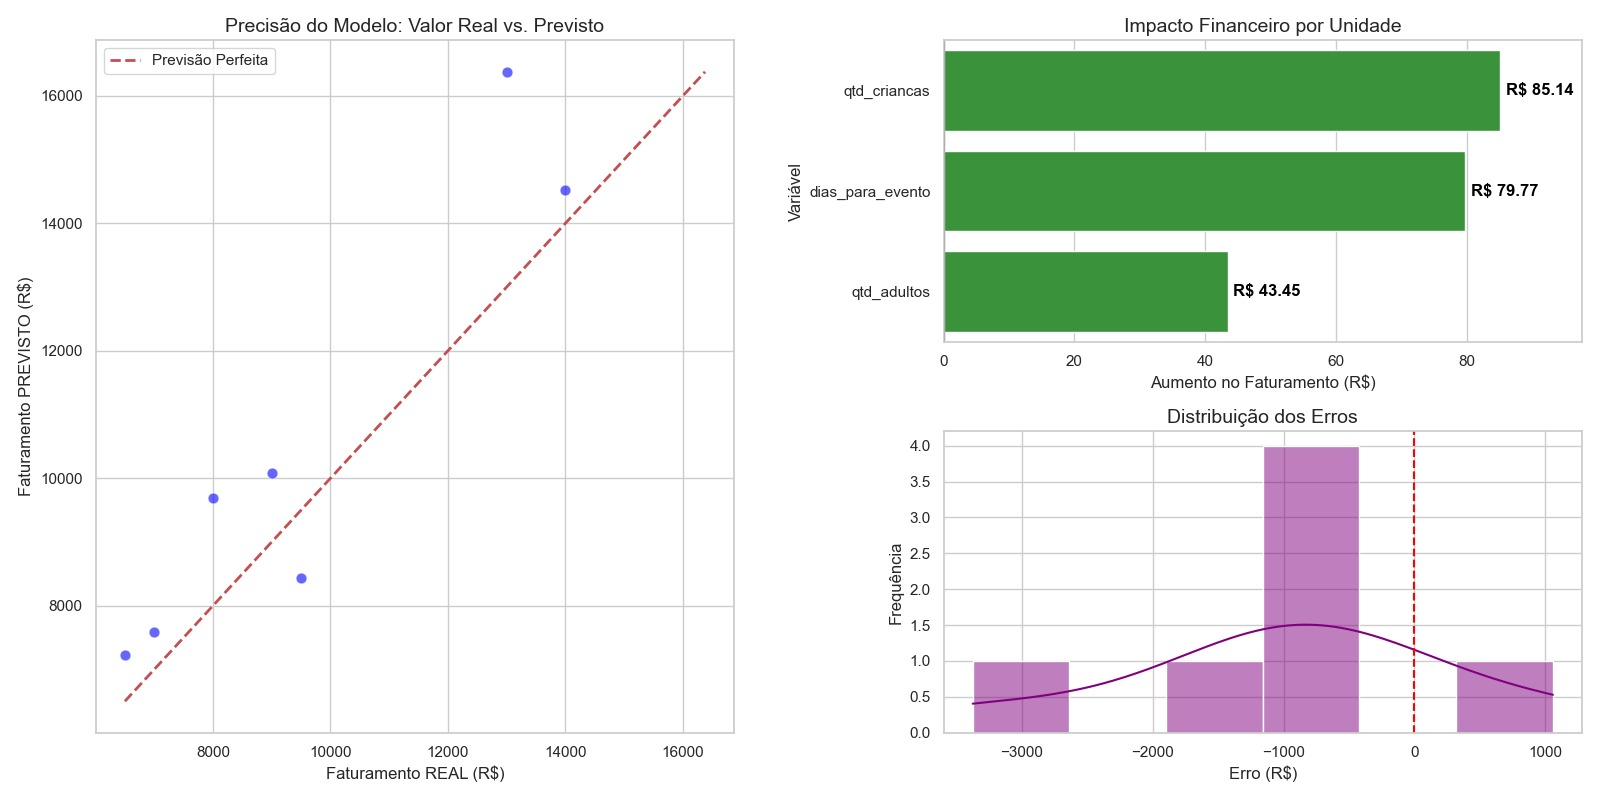

Here is the Python script that generated this plot:
import pandas as pd
import os
import matplotlib.pyplot as plt
import seaborn as sns
import numpy as np
from dotenv import load_dotenv
from sqlalchemy import create_engine
from sklearn.model_selection import train_test_split
from sklearn.linear_model import LinearRegression
from sklearn.metrics import r2_score, mean_squared_error

load_dotenv()
db_uri = f"postgresql://{os.getenv('DB_USER')}:{os.getenv('DB_PASSWORD')}@{os.getenv('DB_HOST')}:{os.getenv('DB_PORT')}/{os.getenv('DB_NAME')}"
sql_engine = create_engine(db_uri)

def load_regression_data():
    print("Carregando dados de eventos confirmados do DW...")
    query = """
        SELECT
            faturamento,
            qtd_adultos,
            qtd_criancas,
            dias_para_evento
        FROM
            fato_evento
        WHERE
            status = 'Confirmado'
            AND faturamento > 0
            AND total_pessoas > 0;
    """
    df = pd.read_sql(query, sql_engine)
    print(f"Carregados {len(df)} eventos confirmados para a análise.")
    return df

def visualizar_regressao(y_test, y_pred, features, coefs, intercept):
    """
    Gera um dashboard visual para avaliar a Regressão Linear.
    """
    sns.set_theme(style="whitegrid")
    fig = plt.figure(figsize=(16, 8))
    gs = fig.add_gridspec(2, 2)

    # --- GRÁFICO 1: Real vs Previsto ---
    ax1 = fig.add_subplot(gs[:, 0])
    sns.scatterplot(x=y_test, y=y_pred, color='blue', alpha=0.6, ax=ax1, s=60)
    
    min_val = min(y_test.min(), y_pred.min())
    max_val = max(y_test.max(), y_pred.max())
    ax1.plot([min_val, max_val], [min_val, max_val], 'r--', lw=2, label='Previsão Perfeita')
    
    ax1.set_title('Precisão do Modelo: Valor Real vs. Previsto', fontsize=14)
    ax1.set_xlabel('Faturamento REAL (R$)')
    ax1.set_ylabel('Faturamento PREVISTO (R$)')
    ax1.legend()
    
    # --- GRÁFICO 2: Coeficientes (O que dá dinheiro?) ---
    ax2 = fig.add_subplot(gs[0, 1])
    
    df_coefs = pd.DataFrame({'Variável': features, 'Impacto (R$)': coefs})
    df_coefs = df_coefs.sort_values(by='Impacto (R$)', ascending=False)
    
    colors = ['#2ca02c' if x > 0 else '#d62728' for x in df_coefs['Impacto (R$)']]
    
    sns.barplot(data=df_coefs, x='Impacto (R$)', y='Variável', palette=colors, ax=ax2)
    
    ax2.set_title('Impacto Financeiro por Unidade', fontsize=14)
    ax2.set_xlabel('Aumento no Faturamento (R$)')
    ax2.axvline(0, color='black', linewidth=0.8)

    # --- LÓGICA DE LIMITES INTELIGENTE ---
    vals = df_coefs['Impacto (R$)']
    x_min, x_max = vals.min(), vals.max()
    amplitude = x_max - x_min if x_max != x_min else abs(x_max) # Evita div por zero
    padding = amplitude * 0.3 # 30% de margem para o texto caber

    # Definição dos limites:
    # Esquerda: Se o menor valor for positivo, trava no 0. Se for negativo, dá margem.
    left_limit = 0 if x_min >= 0 else (x_min - padding)
    
    # Direita: Se o maior valor for negativo, trava no 0. Se for positivo, dá margem.
    right_limit = 0 if x_max <= 0 else (x_max + padding)

    ax2.set_xlim(left_limit, right_limit)

    # --- ESCRITA DOS TEXTOS ---
    for i, v in enumerate(vals):
        offset = amplitude * 0.02 # Pequeno espaço entre barra e texto
        
        if v >= 0:
            # Positivo: Texto na direita
            ax2.text(v + offset, i, f'R$ {v:,.2f}', 
                     color='black', va='center', ha='left', fontweight='bold')
        else:
            # Negativo: Texto na esquerda
            ax2.text(v - offset, i, f'R$ {v:,.2f}', 
                     color='black', va='center', ha='right', fontweight='bold')

    # --- GRÁFICO 3: Resíduos (Erros) ---
    ax3 = fig.add_subplot(gs[1, 1])
    residuos = y_test - y_pred
    
    sns.histplot(residuos, kde=True, color='purple', ax=ax3)
    ax3.axvline(0, color='red', linestyle='--')
    
    ax3.set_title('Distribuição dos Erros', fontsize=14)
    ax3.set_xlabel('Erro (R$)')
    ax3.set_ylabel('Frequência')

    plt.tight_layout()
    plt.show()

def main():
    df = load_regression_data()
    
    if df.empty or len(df) < 5:
        print("Não há dados suficientes para uma análise de regressão.")
        return

    features = ['qtd_adultos', 'qtd_criancas', 'dias_para_evento']
    target = 'faturamento'
    
    X = df[features]
    y = df[target]

    X_train, X_test, y_train, y_test = train_test_split(X, y, test_size=0.2, random_state=42)

    print("Treinando modelo de Regressão Linear...")
    model = LinearRegression()
    model.fit(X_train, y_train)

    print("\n--- 📈 Avaliação do Modelo ---")
    
    y_pred = model.predict(X_test)
    
    r2 = r2_score(y_test, y_pred)
    print(f"R-squared (R²): {r2 * 100:.2f}%")
    
    rmse = np.sqrt(mean_squared_error(y_test, y_pred))
    print(f"RMSE (Erro Médio): R$ {rmse:.2f}")

    print("\n--- 💰 Impacto (Coeficientes) ---")
    intercept = model.intercept_
    coefficients = model.coef_ # Array numpy direto
    
    for feat, coef in zip(features, coefficients):
        print(f"  - {feat}: R$ {coef:.2f}")

    # --- CHAMADA DA VISUALIZAÇÃO ---
    print("\nGerando gráficos de Regressão...")
    visualizar_regressao(y_test, y_pred, features, coefficients, intercept)

if __name__ == "__main__":
    main()
